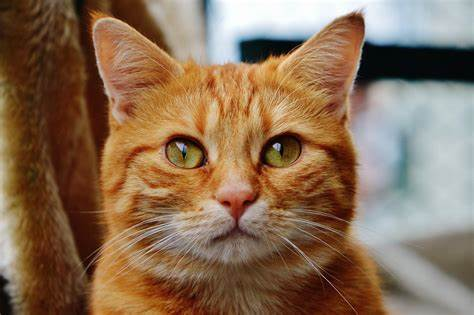
#> input picture Images/cat.jpeg, 474 x 315 px
$ python contours.py
#> lines starting #> are read from the running program, lines starting #| are printed output that depends on the picture; after the words box and inside, x2 and y2 are one past the last pixel; in counts of white or black regions, pixels touching at a corner belong together
# contours are the boundaries of a shape with same intensity that means the contours are the boundaries of the shape with same intensity
# countours Datatype is list of numpy arrays

import numpy as np
import cv2 as cv
img = cv.imread('Images/cat.jpeg')
#> img is the input picture: shape (315, 474, 3); mean B, G, R 85.7, 110.3, 137.7
blank = np.zeros(img.shape, dtype='uint8')


# # convert to grayscale
gray = cv.cvtColor(img, cv.COLOR_BGR2GRAY)
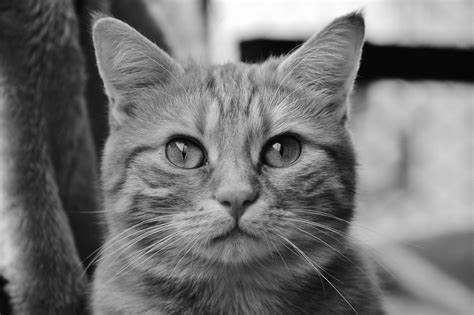
#> gray: shape (315, 474); min 0, max 255, mean 115.7
cv.imshow('Gray', gray)


# another way to reduce contours
ret, thresh = cv.threshold(gray, 125, 255, cv.THRESH_BINARY)
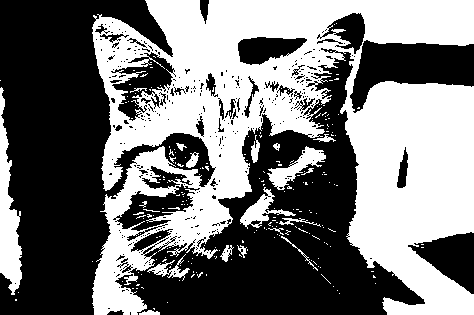
#> thresh: shape (315, 474); 46.9% white; 216 white regions (197 under 20 px)
# if a particular pixel is smaller than 125 then it will be converted to black or 0 , or if it is above 125 it will be white or (255)
# another
cv.imshow('Thresh', thresh)


contours, hierarchies = cv.findContours(
    thresh, cv.RETR_LIST, cv.CHAIN_APPROX_SIMPLE)
#> contours = 805 contours, 737 with area under 20; largest, box (x1, y1, x2, y2) and area: (92, 0, 474, 315) 71946, (0, 87, 22, 295) 2098, (110, 51, 175, 122) 1966, (115, 183, 201, 232) 1954, (237, 36, 308, 66) 1371


print(len(contours))
#| 805

# CHAIN_APPROX_SIMPLE returns the compressed countours points like NONE would return all the co ordinates of the line but simple would only return the end points


# RETR_LIST returns all the countours
# RETR_EXTERNAL only the external ncouontours
# RETR_TREE return all the hierarchal countours
# parameters are the image, the retrieval method and the approximation method

# countours is the list of all the contours found in the image
# hierarchies is the numpy array of the contours the hierarchy that inside a rectangle there's a square inside a sq there is a circle

# draw the contours
cv.drawContours(blank, contours, -1, (0, 0, 255), 1)
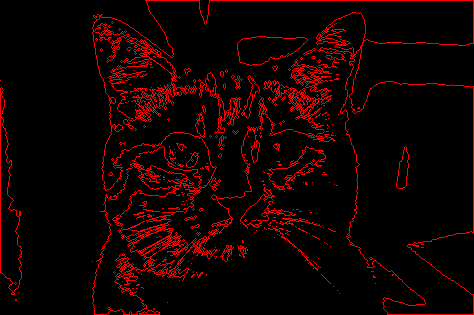
#> blank: shape (315, 474, 3); mean of channels 0, 1, 2 0, 0, 18.8; drawn as B, G, R
cv.imshow('countours dranw', blank)
# parameters are the image, the contours, the index of the contours, the color of the contours and the thickness of the contours
cv.waitKey(0)

$ run again, with Images/th.jpeg copied over Images/cat.jpeg
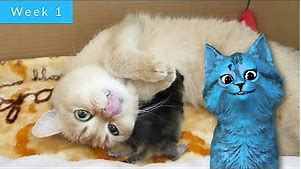
#> input picture Images/th.jpeg, 301 x 169 px
#> img is the input picture: shape (169, 301, 3); mean B, G, R 134.2, 148.3, 148.7
#> `ret, thresh = cv.threshold(gray, 125, 255, cv.THRESH_BINARY)`:
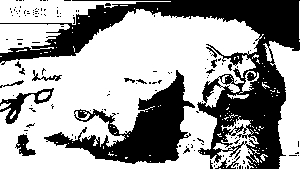
#> thresh: shape (169, 301); 62.8% white; 134 black regions (119 under 20 px)
#> contours = 314 contours, 282 with area under 20; largest, box (x1, y1, x2, y2) and area: (0, 9, 264, 169) 30615, (43, 69, 196, 165) 5446, (263, 0, 301, 169) 2520, (0, 0, 171, 25) 1963, (0, 24, 70, 53) 1230
#| 314
#> `cv.drawContours(blank, contours, -1, (0, 0, 255), 1)`:
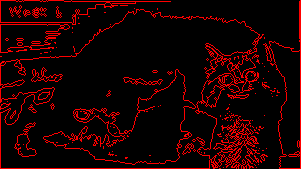
#> blank: shape (169, 301, 3); mean of channels 0, 1, 2 0, 0, 27.4; drawn as B, G, R
